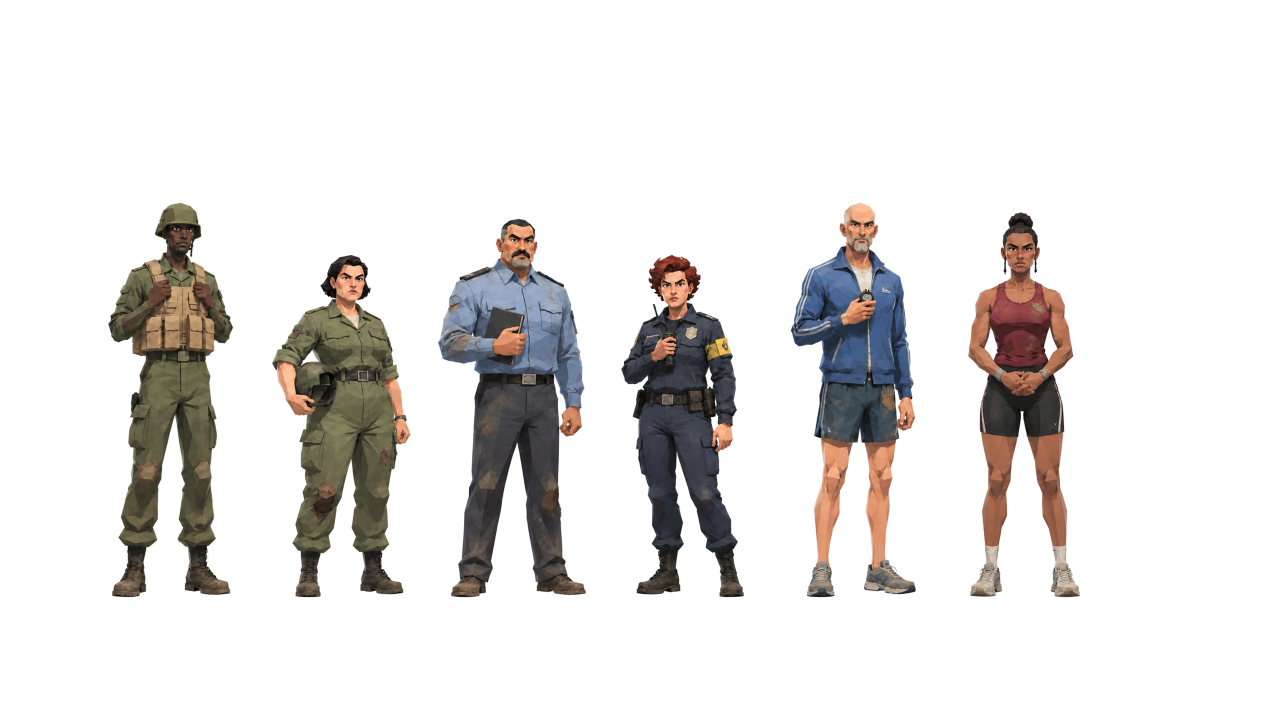
#> input picture Document/角色美术/characters07_weathered_survivors/characters_1_3840x2160.png, 3840 x 2160 px, given in place of 06_female_trainer.png, which was not available (shown at 1/3 size)
$ python prepare.py
#> lines starting #> are read from the running program, lines starting #| are printed output that depends on the picture
from pathlib import Path
from PIL import Image,ImageDraw
import json
P=Path(__file__).resolve().parent;B=P.parent/'characters07_weathered_survivors'
data=json.loads((B/'manifest.json').read_text(encoding='utf-8'));im=Image.new('RGBA',(3840,2160),'white');m=Image.new('RGBA',im.size,(255,255,255,255));d=ImageDraw.Draw(m);records=[]
#> (reads Document/角色美术/characters12_upper_body_traits/manifest.json from the repository)
#> after `im = Image.new('RGBA', (3840, 2160), 'white')`: im: PIL image 3840x2160 RGBA; every value is 255
for j,(id,band) in enumerate([(6,(.16,.31)),(8,(.16,.28)),(13,(.14,.80)),(15,(.16,.63))]):
    rec=data['items'][id-1];a=Image.open(B/rec['file']);a=a.crop(a.getbbox());w,h=a.size;x=480+j*960-w//2;y=1720-h
#> further down, a is the input picture: PIL image 3840x2160 RGBA; mean R, G, B, A 17.4, 15.2, 13.9, 42.9
#> after `a = a.crop(a.getbbox())`:
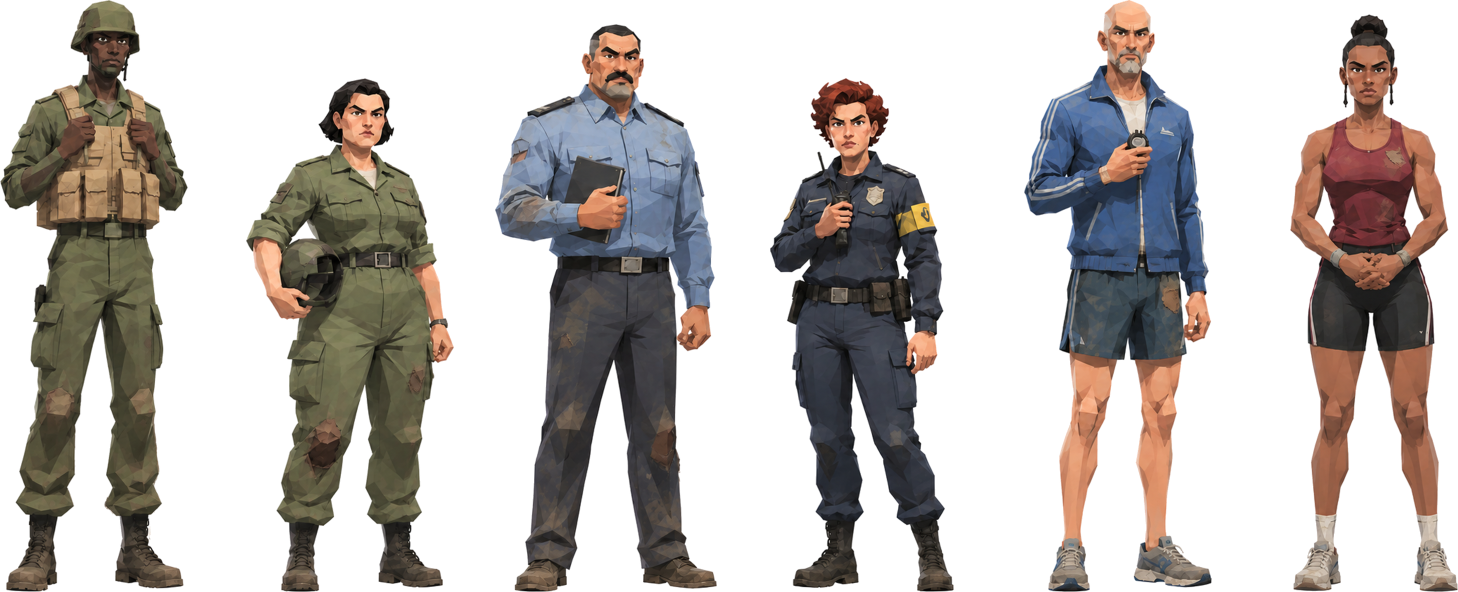
#> a: PIL image 2916x1184 RGBA (shown at 1/2 size); mean R, G, B, A 41.8, 36.6, 33.3, 103; transparent parts drawn white
#> after `w, h = a.size`: w = 2916; h = 1184
#> after `x = 480 + j * 960 - w // 2`: x = -978
#> after `y = 1720 - h`: y = 536
    im.alpha_composite(a,(x,y));l,r=(x-12,x+w+12) if id in (6,8) else (x-100,x+w+100)
#> after `im.alpha_composite(a, (x, y))`:
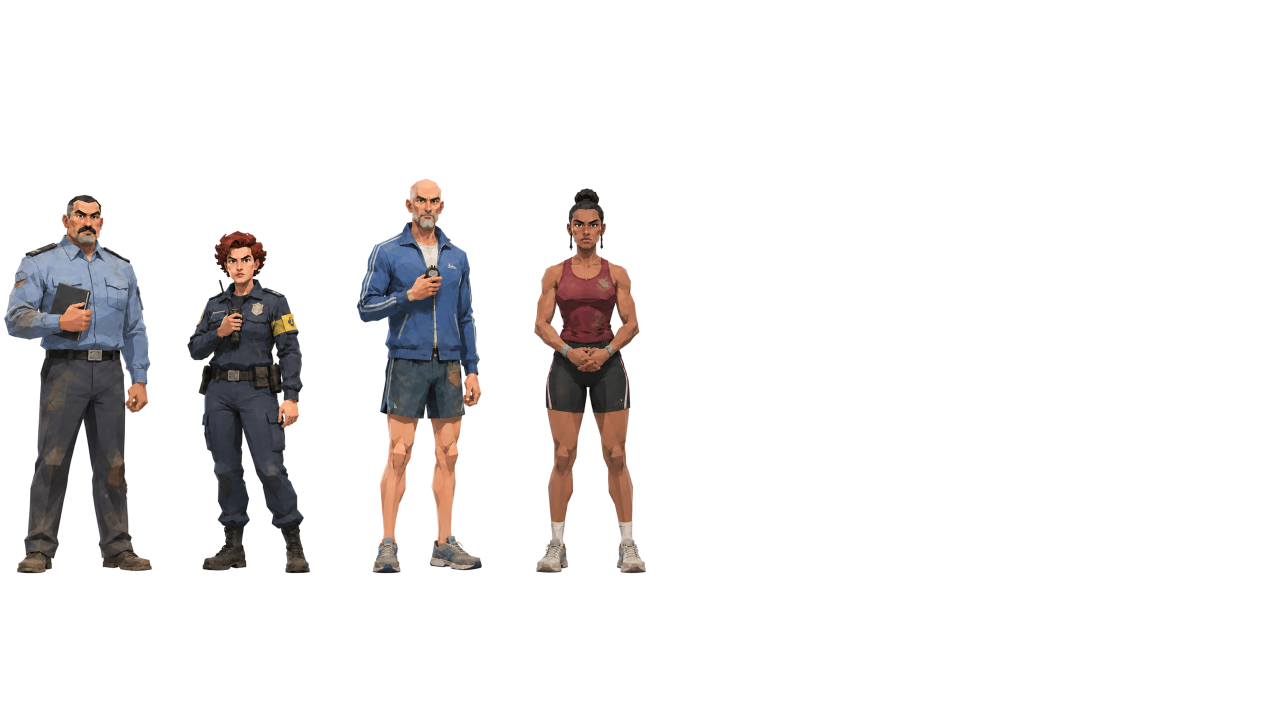
#> im: PIL image 3840x2160 RGBA (shown at 1/3 size); mean R, G, B, A 237.9, 236.4, 236.4, 255
#> after `l, r = (x - 12, x + w + 12) if id in (6, 8) else (x - 100, x + w + 100`: l = -990; r = 1950
    box=(l,y+round(h*band[0]),r,y+round(h*band[1]));d.rectangle((box[0],box[1],box[2]-1,box[3]-1),fill=(255,255,255,0))
#> after `box = (l, y + round(h * band[0]), r, y + round(h * band[1]))`: box = (-990, 725, 1950, 903)
    records.append(dict(id=id,file=rec['file'],rect=list(box),xy=[x,y],size=[w,h]))
#> pass 2 of the loop `for j,(id,band) in enumerate([(6,(.16,.31)),(8,(.16,.28)),(13,(.14,.80..`:
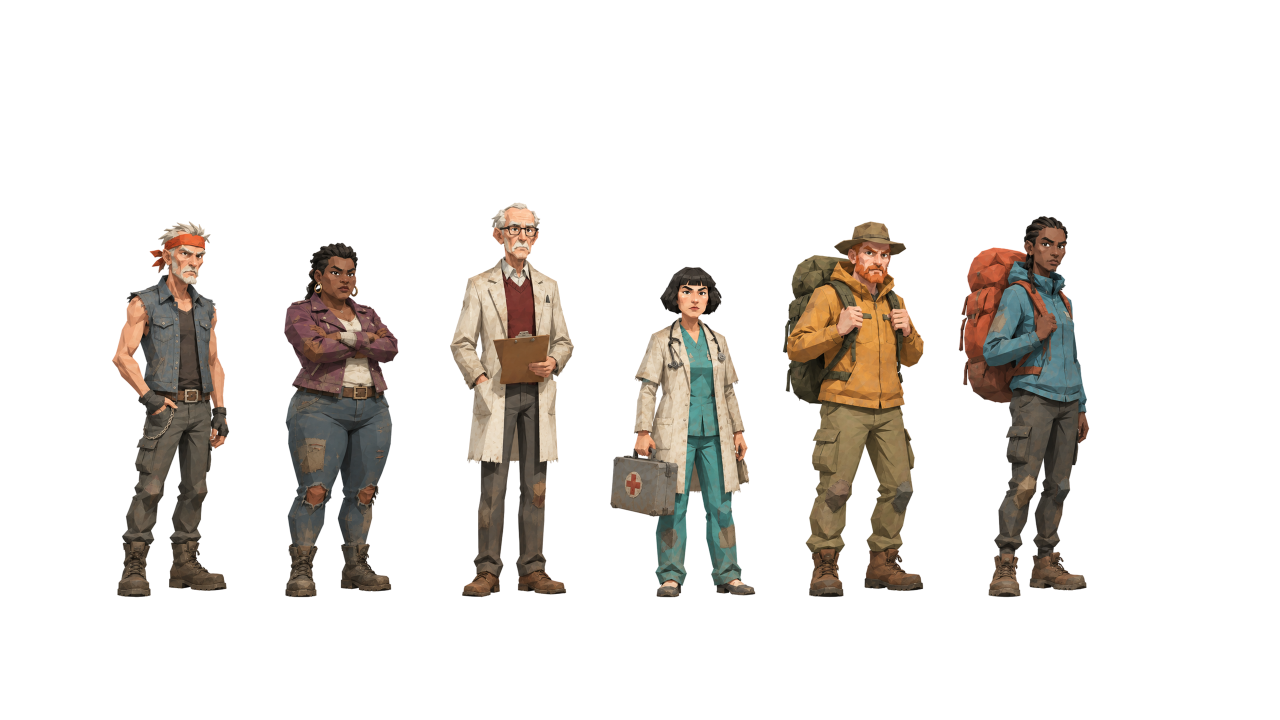
#> input picture Document/角色美术/characters07_weathered_survivors/characters_2_3840x2160.png, 3840 x 2160 px, given in place of 08_female_gang.png, which was not available (shown at 1/3 size)
#> a is the input picture: PIL image 3840x2160 RGBA; mean R, G, B, A 22.1, 18.7, 15.3, 46
#> `a = a.crop(a.getbbox())`:
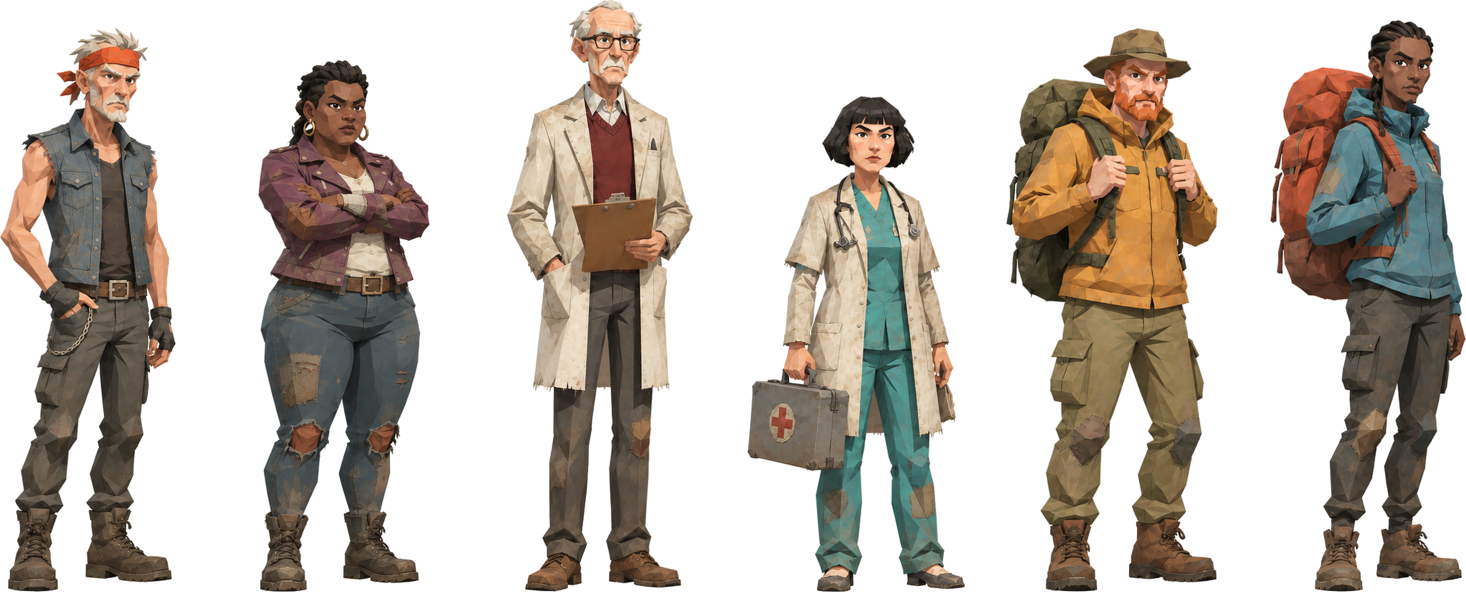
#> a: PIL image 2932x1184 RGBA (shown at 1/2 size); mean R, G, B, A 52.7, 44.7, 36.6, 110; transparent parts drawn white
#> `im.alpha_composite(a, (x, y))`:
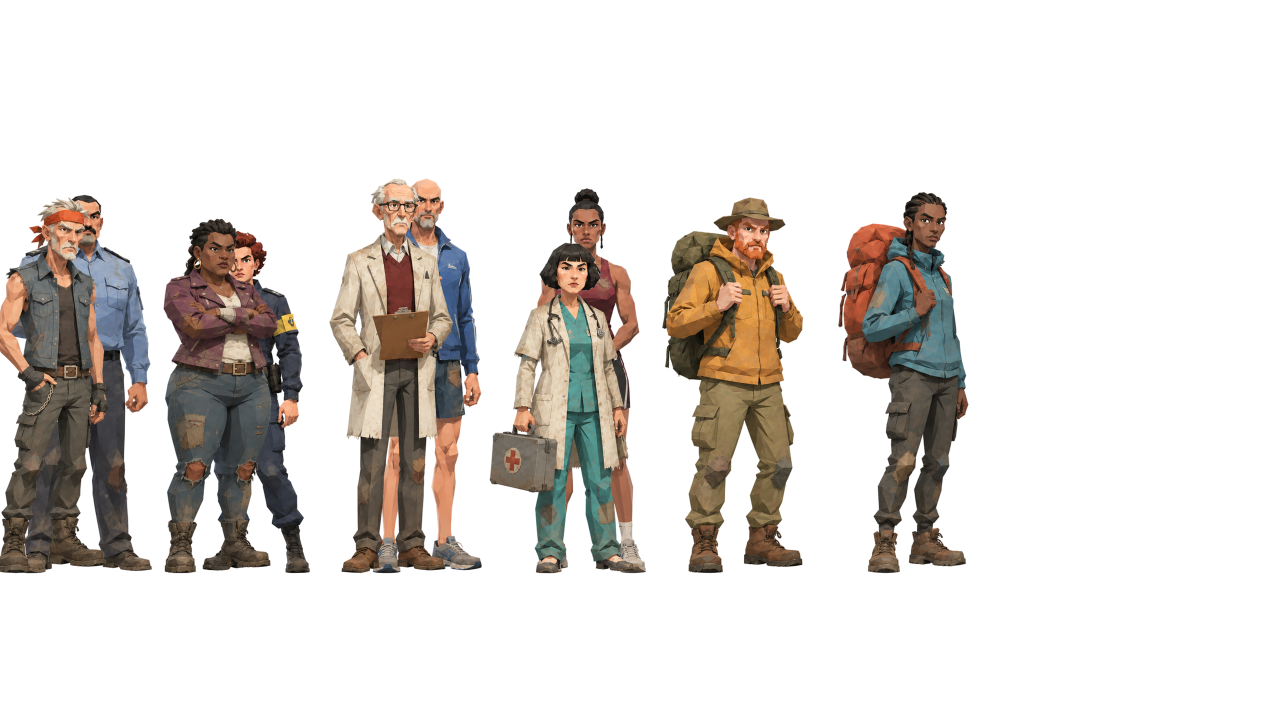
#> im: PIL image 3840x2160 RGBA (shown at 1/3 size); mean R, G, B, A 223.4, 219.3, 215.8, 255
#> (the run stopped early here; a loop or call above may not have finished)
